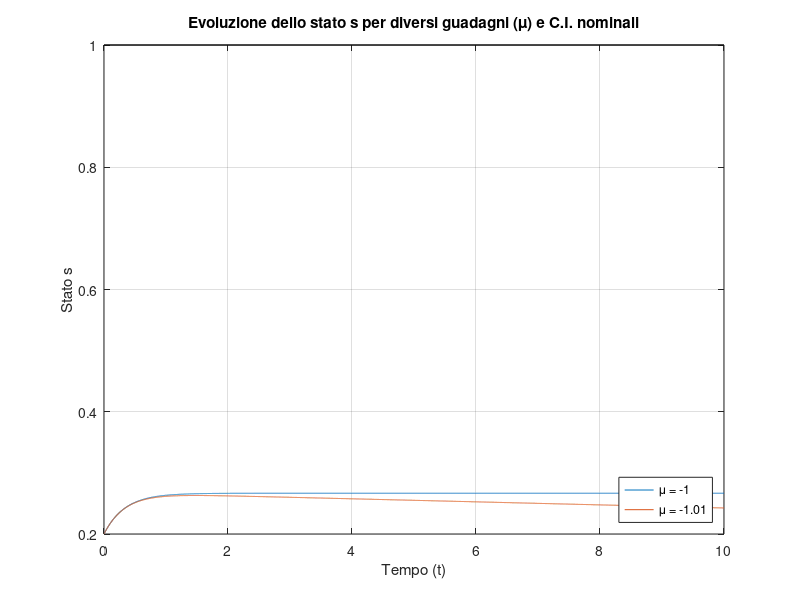
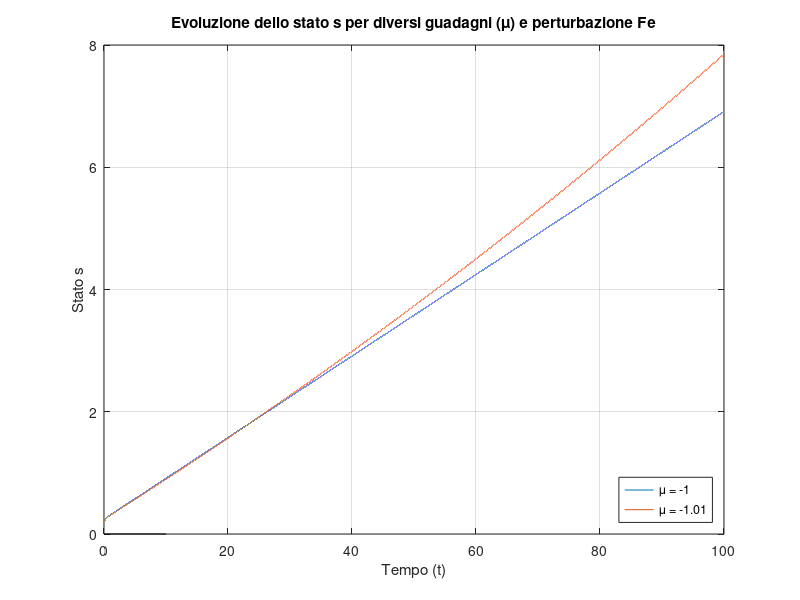

MATLAB code to generate these figures, in order:
function Esercizio1_3()

  close all
  clear all
  clc

  %
  % Dati 1.3: [...] si consideri ancora l'equazione (1.10) e si studi il caso in
  % cui sia mu <= -kbar, con |mu| elevato, assumendo dapprima che il processo
  % sia in condizioni nominali e successivamente che, rimanendo fissati ai valori
  % nominali gli altri parametri, si abbia Fe != Febar
  %
  Mbar = 1; %Volore scelto di progetto
  hbar = 3; %Volore scelto di progetto
  kbar = 1; %Volore scelto di progetto
  sbar = 1; %Volore scelto di progetto
  dFe = 0; %Ipotesi in cui Fe = Febar
  s0 = 0.2; %Condizioni iniziali non nulle
  s0dot = 0.2; %Condizioni iniziali non nulle
  x0 = [s0 s0dot]; %Vettore condizioni iniziali
  dt = 0.001; %Definizione del tempo
  t = 0:dt:10; %Vettore tempo
  mus = [ -kbar, (-kbar -0.01) ];  % Primo caso. mu = -kbar in condizioni nominali
                                % Secondo caso. mu < -kbar in cond. nom.

  %% Prima richiesta

  risultatiControllore = zeros([length(t), length(mus)]);
  legends = {};
  for i = 1 : length(mus)
    [t,x] = ode45(@controlloreAnelloChiuso, t, [x0], Mbar, hbar, kbar, dFe, sbar, mus(i));
    risultatiControllore(:,i) = x(:,1);
    legends{i} = ['\mu = ' num2str(mus(i))];
  endfor

  figure(1)
  plot(t,risultatiControllore, [0 10], [1 1], 'k');
  grid;
  xlabel('Tempo (t)')
  ylabel('Stato s')
  title('Evoluzione dello stato s per diversi guadagni (\mu) e C.I. nominali')
  legend(legends,'Location','SouthEast');

  %% Seconda richiesta

  dFe = 0.2; %Ipotesi in cui Fe != Febar
  x0 = [s0 s0dot]; %Vettore condizioni iniziali
  t = 0:dt:100; %Vettore tempo

  risultatiControllore2 = zeros([length(t), length(mus)]);
  legends = {};
  for i = 1 : length(mus)
    [t,x] = ode45(@controlloreAnelloChiuso, t, [x0], Mbar, hbar, kbar, dFe, sbar, mus(i));
    risultatiControllore2(:,i) = x(:,1);
    legends{i} = ['\mu = ' num2str(mus(i))];
  endfor

  figure(2)
  plot(t,risultatiControllore2, [0 10], [0 0], 'k');
  grid;
  xlabel('Tempo (t)')
  ylabel('Stato s')
  title('Evoluzione dello stato s per diversi guadagni (\mu) e perturbazione Fe')
  legend(legends,'Location','SouthEast');

endfunction

function [xp] = controlloreAnelloChiuso(t, x, M, h, k, dFe, s, mu)
  % Questa funzione implementa l'evoluzione di stato per l'esempio descritto.
  % Data l'equazione
  %   M * sddot(t) = -h * sdot(t) - (k+mu)*s(t) + (kbar + mu)*sbar - Fe + Febar
  % Si considera Febar - Fe = dFe (delta Fe). Inoltre si assume lo stato come
  %   x(t) = [ s(t)  sdot(t) ]
  % Pertanto l'evoluzione di stato sarà
  %   xdot(t) = [ sdot(t) ((-h/M)*sdot(t) - ((k+mu)/M)*s(t) + ((kbar + mu)/M)*sbar + dFe/M)]
  xp = [x(2) ...
        -(h/M) * x(2) - ((k + mu)/M * x(1)) + ((k + mu)/M) * s + dFe/M];
endfunction

